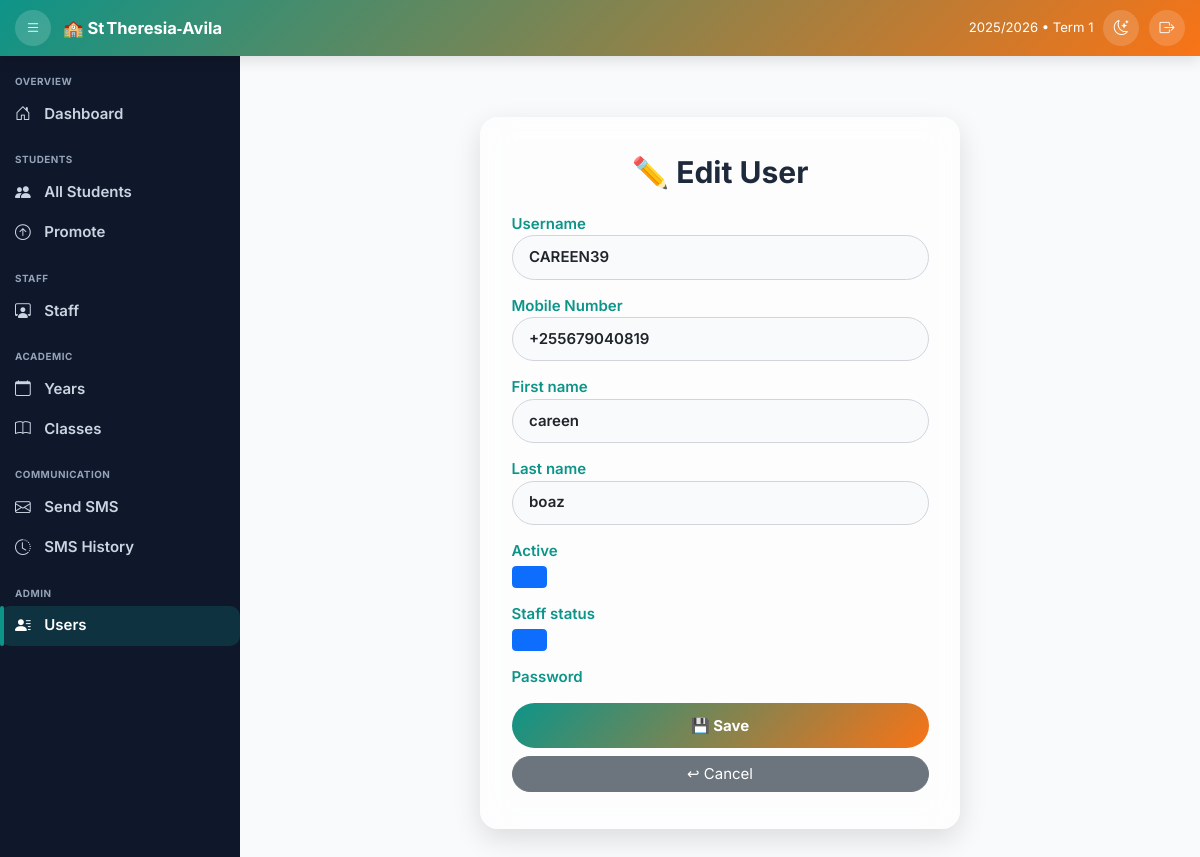
Screenshot of /accounts/users/2/edit/ (signed in) with the database file from the repository.
### accounts/models.py (models this page shows, shortened)
class CustomUser(AbstractUser):
    phone = models.CharField(
        max_length=13,
        unique=True,
        validators=[tz_phone_validator],
        verbose_name="Mobile Number"
    )
    email = None  # Remove email field
    groups = models.ManyToManyField(
        Group,
        verbose_name=_('groups'),
        blank=True,
        help_text=_('The groups this user belongs to. A user will get all permissions granted to each of their groups.'),
        related_name="custom_user_set",  # Custom related_name to avoid clash
        related_query_name="user",
    )
    user_permissions = models.ManyToManyField(
        Permission,
        verbose_name=_('user permissions'),
        blank=True,
        help_text=_('Specific permissions for this user.'),
        related_name="custom_user_set",  # Custom related_name to avoid clash
        related_query_name="user",
    )
    objects = CustomUserManager()
    USERNAME_FIELD = 'phone'
    REQUIRED_FIELDS = ['username']  # Username can still be used if needed, but phone is primary

### accounts/views.py (the view, shortened to what this page needs)
# urls.py: path('users/<int:pk>/edit/', UserUpdateView.as_view(), name='user_update'),
@method_decorator(login_required, name="dispatch")
class UserUpdateView(UpdateView):
    model = CustomUser
    form_class = UserUpdateForm
    template_name = "accounts/user_form.html"
    success_url = reverse_lazy("user_list")
    def get_context_data(self, **kwargs):
        ctx = super().get_context_data(**kwargs)
        ctx.update(
            {
                "current_session": "2025/2026",
                "current_term": "Term 1",
                "notification_count": 0,
            }
        )
        return ctx

### accounts/forms.py
class UserUpdateForm(UserChangeForm):
    class Meta:
        model = CustomUser
        fields = ('username', 'phone', 'first_name', 'last_name', 'is_active', 'is_staff')
        widgets = {
            'username': forms.TextInput(attrs={'class': 'form-control', 'placeholder': 'Username'}),
            'phone': forms.TextInput(attrs={'class': 'form-control', 'placeholder': '+255XXXXXXXXX'}),
            'first_name': forms.TextInput(attrs={'class': 'form-control', 'placeholder': 'First Name'}),
            'last_name': forms.TextInput(attrs={'class': 'form-control', 'placeholder': 'Last Name'}),
            'is_active': forms.CheckboxInput(attrs={'class': 'form-check-input'}),
            'is_staff': forms.CheckboxInput(attrs={'class': 'form-check-input'}),
        }
    def __init__(self, *args, **kwargs):
        super().__init__(*args, **kwargs)
        self.fields['password'].widget = forms.HiddenInput()  # Hide password field

### accounts/templates/accounts/user_form.html (shortened to what this page needs)
{% extends "school/base.html" %}
{% load widget_tweaks %}
{% block content %}
<div class="card-glass">
  <h2 class="text-center mb-4 fw-bold">✏️ Edit User</h2>
  <form method="post" class="needs-validation" novalidate>
    {% for field in form %}
      <div class="mb-3">
        <label for="{{ field.id_for_label }}">{{ field.label }}</label>
        {% render_field field class+="form-control" %}
      </div>
    {% endfor %}
    <div class="d-grid gap-2">
      <button class="btn-main">💾 Save</button>
      <a href="{% url 'user_list' %}" class="btn btn-secondary rounded-pill">↩︎ Cancel</a>
    </div>
  </form>
</div>
{% endblock %}

### school/templates/school/base.html (style rules this page uses)
:root { --pri:#0d9488; --sec:#f97316; --light:#f8fafc; --dark:#0f172a; --txt:#1e293b; --txt-d:#e2e8f0; --sidebar:240px; --sidebar-sm:74px; --topbar:56px; --radius:12px; --shadow:0 4px 14px rgba(0,0,0,.12); }
* { box-sizing:border-box;scrollbar-width:thin }
html,body { margin:0;height:100%;font-family:Inter,sans-serif;font-size:15px; background:var(--light);color:var(--txt) }

### accounts/templates/accounts/user_form.html (style rules this page uses)
.card-glass { width:100%;max-width:480px;margin:2.8rem auto;padding:2.5rem 2.1rem; border-radius:18px;background:rgba(255,255,255,.66); backdrop-filter:blur(16px);box-shadow:0 10px 28px rgba(0,0,0,.12) }
label { font-weight:600;color:var(--pri) }
.form-control,.form-select { border-radius:50px;background:#f8fafc;border:1px solid #d1d5db; padding:.66rem 1.1rem;font-weight:600 }
.btn-main { border:none;border-radius:56px;padding:.75rem;font-weight:700; background:linear-gradient(135deg,var(--pri),var(--sec));color:#fff }

### rows the page displays
CustomUser: username "CAREEN39" "+255679040819" "careen" "boaz" "☑" "☑"

### other values shown
{{ current_session|default:"2025/2026" }} "2025/2026"
{{ current_term|default:"Term 1" }} "Term 1"
{{ field.label }} "Username" "Mobile Number" "First name" "Last name" "Active" "Staff status" "Password"
